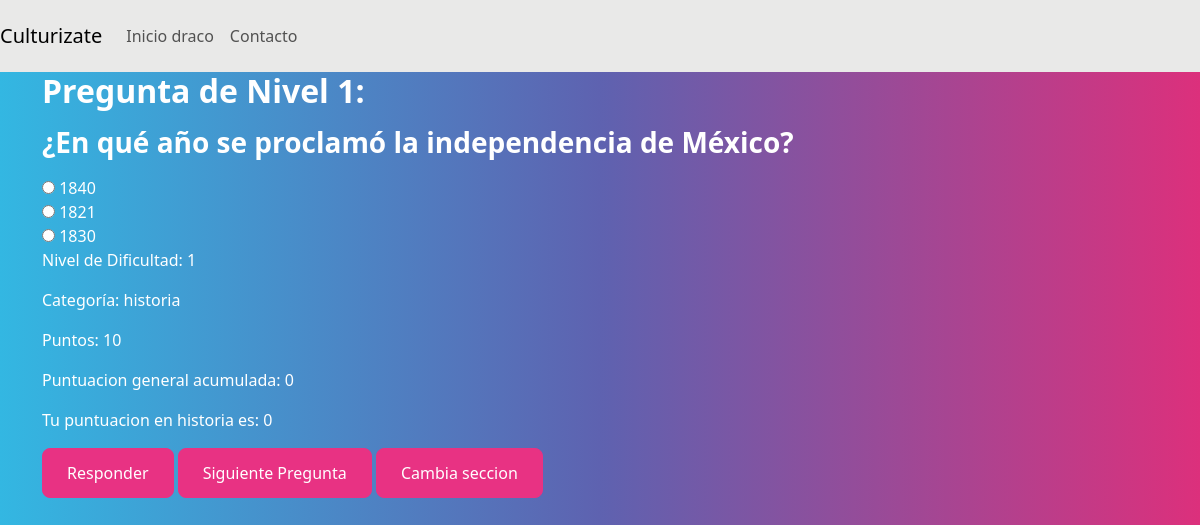
Page /take_question/historia/1/ (signed in) on the committed database.
### culturizateApp/models.py (models this page shows)
class UserProfile(AbstractUser):
    name = models.CharField(max_length=255)
    surname=models.CharField(max_length=200)
    email = models.EmailField()
    done=models.IntegerField(default=0)
    correct_answers=models.IntegerField(default=0)
    fails=models.IntegerField(default=0)
    fails_avg=models.IntegerField(default=0)
    score = models.IntegerField(default=0)
    art_score=models.IntegerField(default=0)
    iq_score=models.IntegerField(default=0)
    culture_score=models.IntegerField(default=0)
    attempts = models.IntegerField(default=0)
    informatica_score=models.IntegerField(default=0)
    ciencia_score=models.IntegerField(default=0)
    historia_score=models.IntegerField(default=0)
    geopolitica_score=models.IntegerField(default=0)
    curiosidades_score=models.IntegerField(default=0)
    espiritualidad_score=models.IntegerField(default=0)
    historia_score=models.IntegerField(default=0)
    sociedad_points=models.IntegerField(default=0)
    sociedad_actual_score=models.IntegerField(default=0)
    sociedad_last_score=models.IntegerField(default=0)
    sociedad_test_score=models.IntegerField(default=0)
    sociedad_test_message=models.CharField(max_length=100)
    art_actual_score=models.IntegerField(default=0)
    art_last_score=models.IntegerField(default=0)
    art_test_score=models.IntegerField(default=0)
    art_test_message=models.CharField(max_length=100)
    art_attempts=models.IntegerField(default=2)
    iq_attempts=models.IntegerField(default=2)
    culture_attempts=models.IntegerField(default=2)
    art_success=models.IntegerField(default=0)
    art_errors=models.IntegerField(default=0)
    round=models.IntegerField(default=0)
    art_test_score=models.IntegerField(default=0)
    initial_score=models.IntegerField(default=0)

class BaseQuestion(models.Model):
    question_text = models.TextField()
    correct_option = models.CharField(max_length=1, choices=[('A', 'Option A'), ('B', 'Option B'), ('C', 'Option C')])
    nivel_dificultad = models.IntegerField()
    category = models.CharField(max_length=200)
    points=models.IntegerField()
    option_a = models.CharField(max_length=255,null=True)
    option_b = models.CharField(max_length=255,null=True)
    option_c = models.CharField(max_length=255,null=True)

### culturizateApp/views.py (the view)
# urls.py: path("take_question/<str:category_selected>/<int:nivel>/",views.take_question,name='take_question'),
def take_question(request,category_selected=None,nivel=None):
    all_categories=['informatica','historia','geopolitica','espiritualidad','curiosidades','ciencia']
    angle = 360 / len(all_categories)
    user_profile=request.user
    if nivel==5:
        question=BaseQuestion.objects.filter(category=category_selected).order_by('?').first()
    else:
        question=BaseQuestion.objects.filter(category=category_selected,nivel_dificultad=nivel).order_by('?').first()
    try:
        if request.method=='GET':
            if question is not None:
                options=[
                    ('A',question.option_a),
                    ('B',question.option_b),
                    ('C',question.option_c),
                ]
                category_score_field=f'{question.category}_score'
                user_category_score=getattr(user_profile,category_score_field)
                options=sorted(options,key=lambda x:choice([0,1,2]))
                request.session['current_question'] = {
                    'question_text' : question.question_text,
                    'options':options,
                    'points':question.points,
                    'nivel_dificultad':question.nivel_dificultad,
                    'category':question.category,
                    'correct_answer':question.correct_option ,
                    }
                context = {
                'question_text': question.question_text,
                'options': options,
                'points': question.points,
                'nivel_dificultad': question.nivel_dificultad,
                'category': question.category,
                'correct_answer': question.correct_option,
                'all_categories': all_categories,
                'angle': angle,
                'user_category_score':user_category_score,
                'nivel':nivel,
            }
                return render(request,'game.html',context)
            else:
                return render(request,'/')
        return HttpResponse('Esta vista solo adminte solicitudes post')
    except Exception as e:
        logging.exception(e)
        print(f"Error: {type(e).__name__} - {str(e)}")
        return HttpResponse('Error, vuelve a intentarlo más tarde')

### culturizateApp/templates/game.html (shortened to what this page needs)
{% extends 'base.html' %}
{%load static %}
{% block content %}
  <div id="game-container">
    {% if no_questions %}
    <p>No hay preguntas disponibles</p>
    {% else %}
    <h2>Pregunta de Nivel {{ nivel_dificultad }}:</h2>
    <h3>{{question_text}}</h3>
    <form id="question-form" method="POST" action="{% url 'checkAnswer' %}">
      {% for option in options %}
        <input type="radio" name="user_answer" value="{{ option.0 }}" id="{{ option.0 }}">
        <label for="{{ option.0 }}">{{ option.1 }}</label><br>
      {% endfor %}
      <p>Nivel de Dificultad: {{ nivel_dificultad }}</p>
      <p>Categoría: {{ category }}</p>
      <p>Puntos: {{ points }}</p>
      <p>Puntuacion general acumulada: {{ user.score }}</p>
      <p>Tu puntuacion en {{ category }} es: {{ user_category_score }}</p>
      <button id="response-button" type="submit"class="btn btn-primary" >Responder</button>
      <a href="{% url 'take_question' category_selected=category nivel=nivel_dificultad %}" class="btn btn-primary">Siguiente Pregunta</a>
      <a href="{% url 'obtain_categories'  %}" class="btn btn-primary"> Cambia seccion</a>
    </form>
    {% endif %}
  </div>
{% endblock %}

### culturizateApp/templates/base.html (shortened to what this page needs)
{% load static %}
{% load crispy_forms_tags %}
<!DOCTYPE html>
<html lang="en">
  <head>
    <link rel="stylesheet" href="https://bootswatch.com/5/quartz/bootstrap.min.css">
  </head>
  <body>
    <nav class="navbar navbar-expand-lg navbar-light bg-light">
      <a class="navbar-brand" href="{% url 'profile' %}">Culturizate</a>
      <div class="collapse navbar-collapse" id="navbarNav">
        <ul class="navbar-nav">
          <li class="nav-item active">
            <a class="nav-link" href="{% url 'profile' %}">Inicio <span class="sr-only">{{ user }}</span></a>
          </li>
          <li class="nav-item">
            <a class="nav-link" href="#">Contacto</a>
          </li>
        </ul>
      </div>
    </nav>
    <div class="container">
      {% block content %}{% endblock %}
    </div>
  </body>
</html>

### rows in the picture
UserProfile: username "draco", score "0"
BaseQuestion: question_text "¿En qué año se proclamó la independencia de México?", option_c "1840" "1821" "1830", category "historia"

### other values in the picture
{{ nivel_dificultad }} "1"
{{ points }} "10"
{{ user_category_score }} "0"
